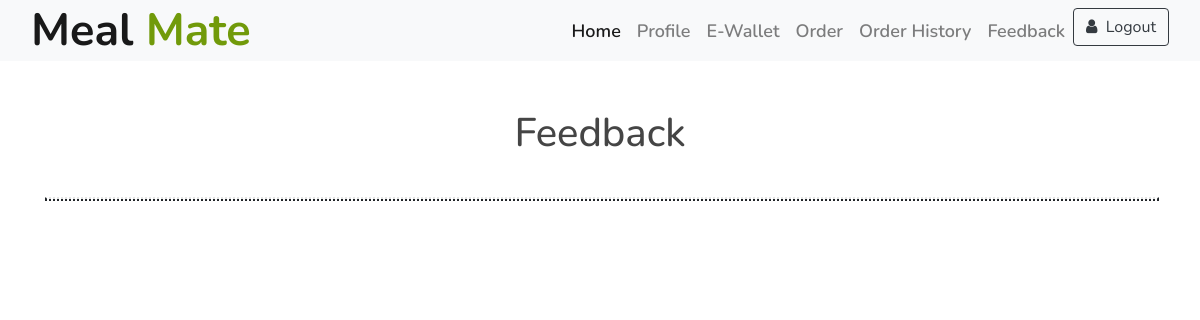
The app's page /feedbackmenu/ (signed in), older data.
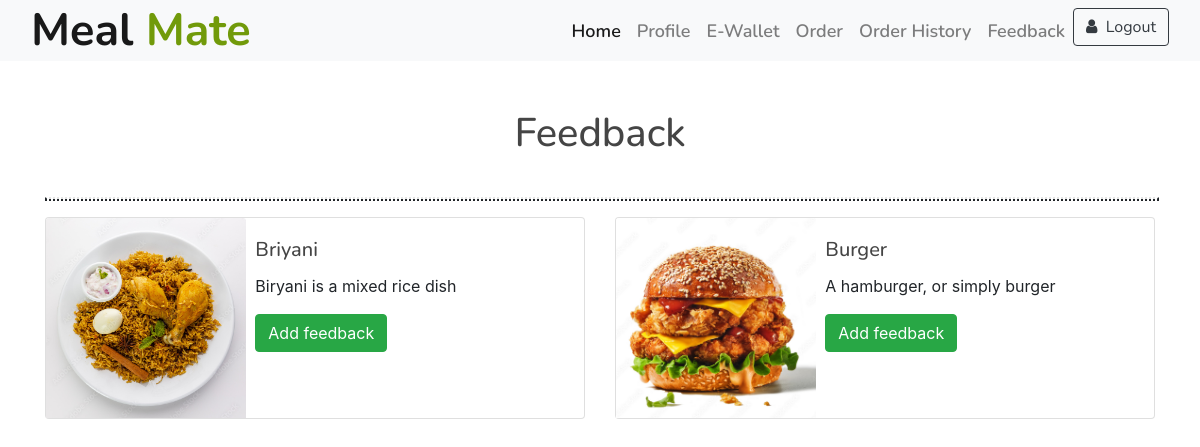
The same page, newer data.
### accounts/models.py (models this page shows)
class MenuItem(models.Model):
    menuid = models.AutoField(primary_key=True)
    item_name = models.CharField(max_length=255)
    description = models.TextField()
    quantity = models.IntegerField()
    price = models.DecimalField(max_digits=10, decimal_places=2)
    images = models.ImageField(upload_to='images',  default='')

### accounts/views.py (the view)
# urls.py: path('feedbackmenu/', views.feedbackmenu, name='feedbackmenu'),
def feedbackmenu(request):
    student_id = request.session.get('studentid')
    orders = Order.objects.filter(studentid=student_id)
    items = []
    for order in orders:
        items += [order.item1, order.item2, order.item3, order.item4, order.item5]
    items = list(set(filter(None, items)))
    return render(request, 'feedback.html', {'items': items})

### templates/feedback.html (shortened to what this page needs)
{%load static%}
<!DOCTYPE html>
<html lang="en">
<head>
  <link href="https://cdn.jsdelivr.net/npm/bootstrap-icons@1.5.0/font/bootstrap-icons.css" rel="stylesheet">
  <link href="https://stackpath.bootstrapcdn.com/bootstrap/4.4.1/css/bootstrap.min.css" rel="stylesheet">
  <link href="https://cdnjs.cloudflare.com/ajax/libs/font-awesome/5.10.0/css/all.min.css" rel="stylesheet">
  <link href="{% static 'lib/animate/animate.min.css'%}" rel="stylesheet">
  <link href="{% static 'lib/owlcarousel/assets/owl.carousel.min.css'%}" rel="stylesheet">
  <link href="{% static 'lib/flaticon/font/flaticon.css'%}" rel="stylesheet">
  <link href="{% static 'lib/tempusdominus/css/tempusdominus-bootstrap-4.min.css'%}" rel="stylesheet" />
  <link
  rel="stylesheet"
  href="https://cdnjs.cloudflare.com/ajax/libs/font-awesome/6.2.1/css/all.min.css"
/>
  <link href="{% static 'css/style.css'%}" rel="stylesheet">
  <link rel="stylesheet" type="text/css"
    href="https://stackpath.bootstrapcdn.com/bootstrap/4.3.1/css/bootstrap.min.css">
  <link rel="stylesheet" href="https://stackpath.bootstrapcdn.com/font-awesome/4.7.0/css/font-awesome.min.css">
</head>
<body>
  <div class="navbar navbar-expand-lg bg-light navbar-light">
    <div class="container-fluid">
      <a href="#" class="navbar-brand">Meal <span>Mate</span></a>
      <div class="collapse navbar-collapse justify-content-between" id="navbarCollapse">
        <div class="navbar-nav ml-auto">
          <a href="{% url 'index' %}" class="nav-item nav-link active">Home</a>
          <a href="{% url 'profile' %}" class="nav-item nav-link">Profile</a>
          <a href="{% url 'ewallet'%}" class="nav-item nav-link">E-Wallet</a>
          <a href="{% url 'menushowstudent' %}" class="nav-item nav-link">Order</a>
          <a href="{% url 'order_history_student' %}" class="nav-item nav-link">Order History</a>
          <a href="{% url 'feedbackmenu' %}" class="nav-item nav-link">Feedback</a>
          <a href="{% url 'login' %}">
            <button type="button" class="btn btn-outline-dark">
              <i class="fa fa-user mr-1" aria-hidden="true"></i> Logout
            </button></a>
        </div>
      </div>
    </div>
  </div>
  <div class="container py-5">
    <div class="row">
      <div class="col-lg-10 mx-auto col-12 text-center mb-3">
        <h1 class="mt-0 text-black">Feedback</h1>
      </div>
      <div class="container">
        <hr class="accent my-6" style="border-width: 2px; border-style: dotted; width: 100%;">
        <div class="row">
          {% for item in items %}
            <div class="col-md-6 mb-3">
              <div class="card">
                <div class="row g-0">
                  <div class="col-md-4">
                    <img src="{{ item.images.url }}" class="card-img-top" alt="{{ item.item_name }}" style="object-fit: cover;">
                  </div>
                  <div class="col-md-8">
                    <div class="card-body">
                      <h5 class="card-title">{{ item.item_name }}</h5>
                      <p class="card-text">{{ item.description }}</p>
                      <button class="btn btn-success add-to-cart-btn" data-toggle="modal" data-target="#feedback-modal-{{ item.menuid }}">
                        Add feedback
                      </button>
                    </div>
                  </div>
                </div>
              </div>
            </div>
          {% endfor %}
        </div>
    </div>
  </div>
</body>
</html>

Row changes from the older to the newer data that the page shows:
now on this page (row edited): MenuItem: images (picture), item_name "Briyani", description "Biryani is a mixed rice dish"
now on this page (row edited): MenuItem: images (picture), item_name "Burger", description "A hamburger, or simply burger"
